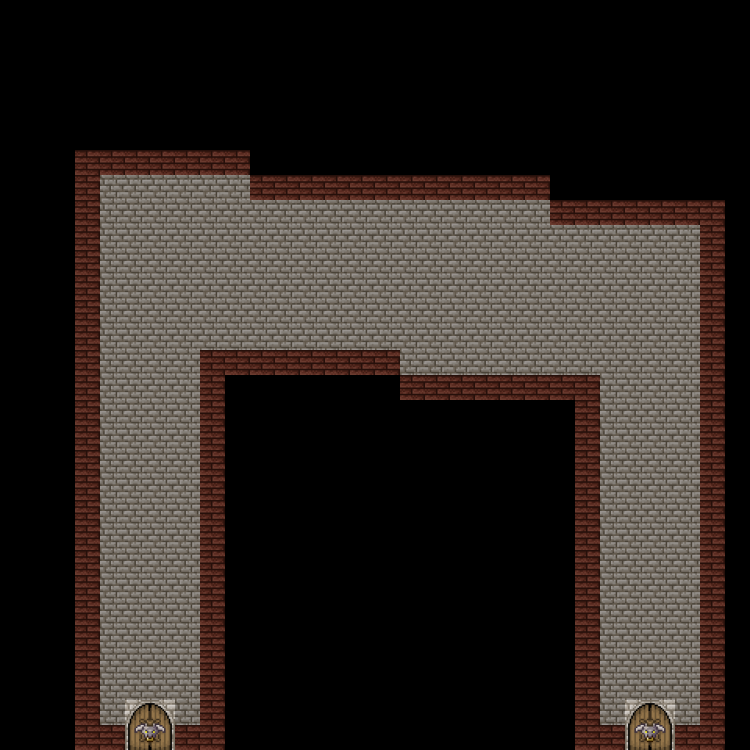

This game map was drawn from its Tiled (.tmx) file and the tilesets committed beside it. A one-line description and the full map source follow:
An orthogonal 30x30 tile map with 25x25 px tiles, 1 tile layer (Livello tile 1) and 14 objects (init_position).

<map version="1.2" tiledversion="1.3.1" orientation="orthogonal" renderorder="right-down" compressionlevel="0" width="30" height="30" tilewidth="25" tileheight="25" infinite="0" nextlayerid="4" nextobjectid="23">
 <tileset firstgid="1" source="rogueliketilesx3.tsx" />
 <layer id="1" name="Livello tile 1" width="30" height="30">
  <data encoding="csv">
0,0,0,0,0,0,0,0,0,0,0,0,0,0,0,0,0,0,0,0,0,0,0,0,0,0,0,0,0,0,
0,0,0,0,0,0,0,0,0,0,0,0,0,0,0,0,0,0,0,0,0,0,0,0,0,0,0,0,0,0,
0,0,0,0,0,0,0,0,0,0,0,0,0,0,0,0,0,0,0,0,0,0,0,0,0,0,0,0,0,0,
0,0,0,0,0,0,0,0,0,0,0,0,0,0,0,0,0,0,0,0,0,0,0,0,0,0,0,0,0,0,
0,0,0,0,0,0,0,0,0,0,0,0,0,0,0,0,0,0,0,0,0,0,0,0,0,0,0,0,0,0,
0,0,0,0,0,0,0,0,0,0,0,0,0,0,0,0,0,0,0,0,0,0,0,0,0,0,0,0,0,0,
0,0,0,14,14,14,14,14,14,14,0,0,0,0,0,0,0,0,0,0,0,0,0,0,0,0,0,0,0,0,
0,0,0,14,9,9,9,9,9,9,14,14,14,14,14,14,14,14,14,14,14,14,0,0,0,0,0,0,0,0,
0,0,0,14,9,9,9,9,9,9,9,9,9,9,9,9,9,9,9,9,9,9,14,14,14,14,14,14,14,0,
0,0,0,14,9,9,9,9,9,9,9,9,9,9,9,9,9,9,9,9,9,9,9,9,9,9,9,9,14,0,
0,0,0,14,9,9,9,9,9,9,9,9,9,9,9,9,9,9,9,9,9,9,9,9,9,9,9,9,14,0,
0,0,0,14,9,9,9,9,9,9,9,9,9,9,9,9,9,9,9,9,9,9,9,9,9,9,9,9,14,0,
0,0,0,14,9,9,9,9,9,9,9,9,9,9,9,9,9,9,9,9,9,9,9,9,9,9,9,9,14,0,
0,0,0,14,9,9,9,9,9,9,9,9,9,9,9,9,9,9,9,9,9,9,9,9,9,9,9,9,14,0,
0,0,0,14,9,9,9,9,14,14,14,14,14,14,14,14,9,9,9,9,9,9,9,9,9,9,9,9,14,0,
0,0,0,14,9,9,9,9,14,0,0,0,0,0,0,0,14,14,14,14,14,14,14,14,9,9,9,9,14,0,
0,0,0,14,9,9,9,9,14,0,0,0,0,0,0,0,0,0,0,0,0,0,0,14,9,9,9,9,14,0,
0,0,0,14,9,9,9,9,14,0,0,0,0,0,0,0,0,0,0,0,0,0,0,14,9,9,9,9,14,0,
0,0,0,14,9,9,9,9,14,0,0,0,0,0,0,0,0,0,0,0,0,0,0,14,9,9,9,9,14,0,
0,0,0,14,9,9,9,9,14,0,0,0,0,0,0,0,0,0,0,0,0,0,0,14,9,9,9,9,14,0,
0,0,0,14,9,9,9,9,14,0,0,0,0,0,0,0,0,0,0,0,0,0,0,14,9,9,9,9,14,0,
0,0,0,14,9,9,9,9,14,0,0,0,0,0,0,0,0,0,0,0,0,0,0,14,9,9,9,9,14,0,
0,0,0,14,9,9,9,9,14,0,0,0,0,0,0,0,0,0,0,0,0,0,0,14,9,9,9,9,14,0,
0,0,0,14,9,9,9,9,14,0,0,0,0,0,0,0,0,0,0,0,0,0,0,14,9,9,9,9,14,0,
0,0,0,14,9,9,9,9,14,0,0,0,0,0,0,0,0,0,0,0,0,0,0,14,9,9,9,9,14,0,
0,0,0,14,9,9,9,9,14,0,0,0,0,0,0,0,0,0,0,0,0,0,0,14,9,9,9,9,14,0,
0,0,0,14,9,9,9,9,14,0,0,0,0,0,0,0,0,0,0,0,0,0,0,14,9,9,9,9,14,0,
0,0,0,14,9,9,9,9,14,0,0,0,0,0,0,0,0,0,0,0,0,0,0,14,9,9,9,9,14,0,
0,0,0,14,9,31,32,9,14,0,0,0,0,0,0,0,0,0,0,0,0,0,0,14,9,31,32,9,14,0,
0,0,0,14,14,37,38,14,14,0,0,0,0,0,0,0,0,0,0,0,0,0,0,14,14,37,38,14,14,0
</data>
 </layer>
 <objectgroup id="2" name="walls">
  <object id="1" x="125" y="750">
   <polygon points="0,0 0,-25 -50,-25 -50,0" />
  </object>
  <object id="2" x="100" y="725">
   <polygon points="0,0 0,-575 -25,-575 -25,0" />
  </object>
  <object id="3" x="100" y="175">
   <polygon points="0,0 0,-25 150,-25 150,0" />
  </object>
  <object id="4" x="250" y="175">
   <polygon points="0,0 300,0 300,25 0,25" />
  </object>
  <object id="8" x="625" y="750">
   <polygon points="0,0 0,-25 -50,-25 -50,0" />
  </object>
  <object id="9" x="600" y="725">
   <polygon points="0,0 0,-350 -200,-350 -200,0" />
  </object>
  <object id="10" x="400" y="350">
   <polygon points="0,0 0,400 -200,400 -200,0" />
  </object>
  <object id="11" x="175" y="750">
   <polygon points="0,0 0,-25 25,-25 25,0" />
  </object>
  <object id="15" x="675" y="750">
   <polygon points="0,0 0,-25 50,-25 50,0" />
  </object>
  <object id="16" x="725" y="725">
   <polygon points="0,0 0,-525 -25,-525 -25,0" />
  </object>
  <object id="17" x="700" y="225">
   <polygon points="0,0 0,-25 -150,-25 -150,0" />
  </object>
  <object id="21" x="125.333" y="750.667">
   <polygon points="0,0 -0.333333,24.3333 49.6667,24.3333 49.6667,-0.666667" />
  </object>
  <object id="22" x="625" y="750">
   <polygon points="0,0 50,0 50,25 0,25" />
  </object>
 </objectgroup>
 <objectgroup id="3" name="points">
  <object id="13" name="init_position" x="150" y="659">
   <point />
  </object>
 </objectgroup>
</map>
